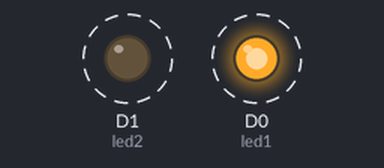
Bench run of a sketch on a simulated ESP8266 (NodeMCU). On the bench: output pins drawn as LEDs (lit = HIGH). Dashed ring = blinking.

Above: at 0.2 s.
Timing chart, 0 to 3.0 s (numbered marks = the images above):
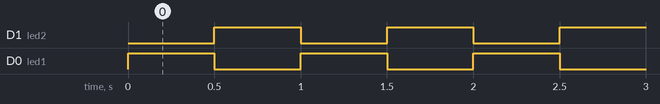

The sketch:

testLED.ino
```cpp
int led1 = D0;
int led2 = D1;

void setup() {
  // put your setup code here, to run once:
 Serial.begin(115200);
  Serial.println();
  pinMode(led1,OUTPUT);
  pinMode(led2,OUTPUT);

}

void loop() {
  // put your main code here, to run repeatedly:
 digitalWrite(led1,HIGH);
 digitalWrite(led2,LOW);
 delay(500);
 digitalWrite(led1,LOW);
 digitalWrite(led2,HIGH);
 delay(500);
}
```

Measured:
- by itself, D1 (led2), D0 (led1): alternates HIGH for 0.50 s and LOW for 0.50 s
